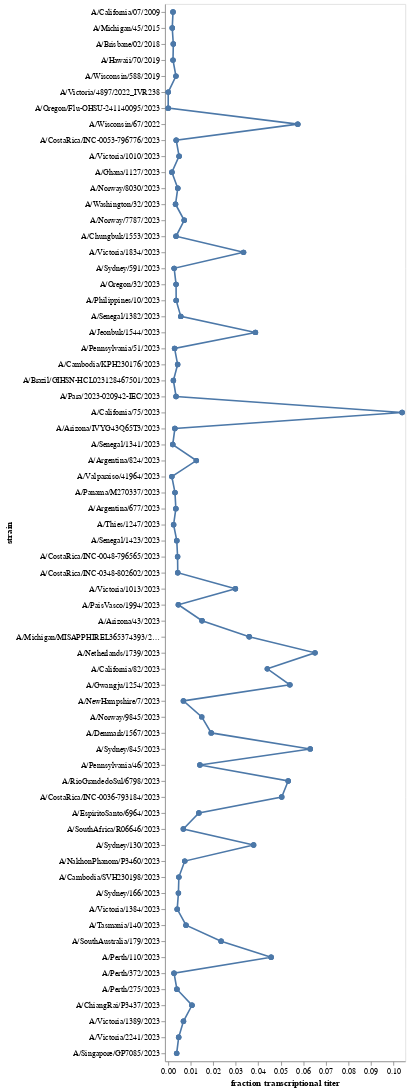

Write notebook code for a chart like this one.
### Code cell
def run_balancestrains(dataframe):

    balance_chart = (
        alt.Chart(dataframe)
        .encode(
            alt.X(
                "mean_fraction_strains_subsetwells",
                title="fraction transcriptional titer",
                scale=alt.Scale(nice=False, padding=4,),
                axis=alt.Axis(labelOverlap=True),
            ),
            alt.Y("strain", sort=viruses),
        )
        .mark_line(point=True)
        .configure_axis(grid=False)
        .configure_point(size=45)
    )

    return balance_chart

run_balancestrains(mean_single_well.loc[mean_single_well['well']=='D1'])

### Figure 1 — Vega-Lite specification as saved in the notebook (floating-point values rounded to 4 significant figures; data arrays with more than 128 entries replaced by an {"elided": "..."} marker saying what was removed)
{"config": {"view": {"continuousWidth": 300, "continuousHeight": 300}, "axis": {"grid": false}, "point": {"size": 45}}, "data": {"name": "data-c1a2f6a84be7c0d88884166a9f964c84"}, "mark": {"type": "line", "point": true}, "encoding": {"x": {"axis": {"labelOverlap": true}, "field": "mean_fraction_strains_subsetwells", "scale": {"nice": false, "padding": 4}, "title": "fraction transcriptional titer", "type": "quantitative"}, "y": {"field": "strain", "sort": ["A/California/07/2009", "A/Michigan/45/2015", "A/Brisbane/02/2018", "A/Hawaii/70/2019", "A/Wisconsin/588/2019", "A/Victoria/4897/2022_IVR238", "A/Oregon/Flu-OHSU-241140095/2023", "A/Wisconsin/67/2022", "A/CostaRica/INC-0053-796776/2023", "A/Victoria/1010/2023", "A/Ghana/1127/2023", "A/Norway/8030/2023", "A/Washington/32/2023", "A/Norway/7787/2023", "A/Chungbuk/1553/2023", "A/Victoria/1834/2023", "A/Sydney/591/2023", "A/Oregon/32/2023", "A/Philippines/10/2023", "A/Senegal/1382/2023", "A/Jeonbuk/1544/2023", "A/Pennsylvania/51/2023", "A/Cambodia/KPH230176/2023", "A/Brazil/GIHSN-HCL023128467501/2023", "A/Para/2023-020942-IEC/2023", "A/California/75/2023", "A/Arizona/IVYG43Q65T3/2023", "A/Senegal/1341/2023", "A/Argentina/824/2023", "A/Valparaiso/41964/2023", "A/Panama/M270337/2023", "A/Argentina/677/2023", "A/Thies/1247/2023", "A/Senegal/1423/2023", "A/CostaRica/INC-0048-796565/2023", "A/CostaRica/INC-0348-802602/2023", "A/Victoria/1013/2023", "A/PaisVasco/1994/2023", "A/Arizona/43/2023", "A/Michigan/MISAPPHIREL365374393/2023", "A/Netherlands/1739/2023", "A/California/82/2023", "A/Gwangju/1254/2023", "A/NewHampshire/7/2023", "A/Norway/9845/2023", "A/Denmark/1567/2023", "A/Sydney/845/2023", "A/Pennsylvania/46/2023", "A/RioGrandedoSul/6798/2023", "A/CostaRica/INC-0036-793184/2023", "A/EspiritoSanto/6964/2023", "A/SouthAfrica/R06646/2023", "A/Sydney/130/2023", "A/NakhonPhanom/P3460/2023", "A/Cambodia/SVH230198/2023", "A/Sydney/166/2023", "A/Victoria/1384/2023", "A/Tasmania/140/2023", "A/SouthAustralia/179/2023", "A/Perth/110/2023", "A/Perth/372/2023", "A/Perth/275/2023", "A/ChiangRai/P3437/2023", "A/Victoria/1389/2023", "A/Victoria/2241/2023", "A/Singapore/GP7085/2023"], "type": "nominal"}}, "$schema": "https://vega.github.io/schema/vega-lite/v5.16.3.json", "datasets": {"data-c1a2f6a84be7c0d88884166a9f964c84": {"elided": "197 records"}}}
